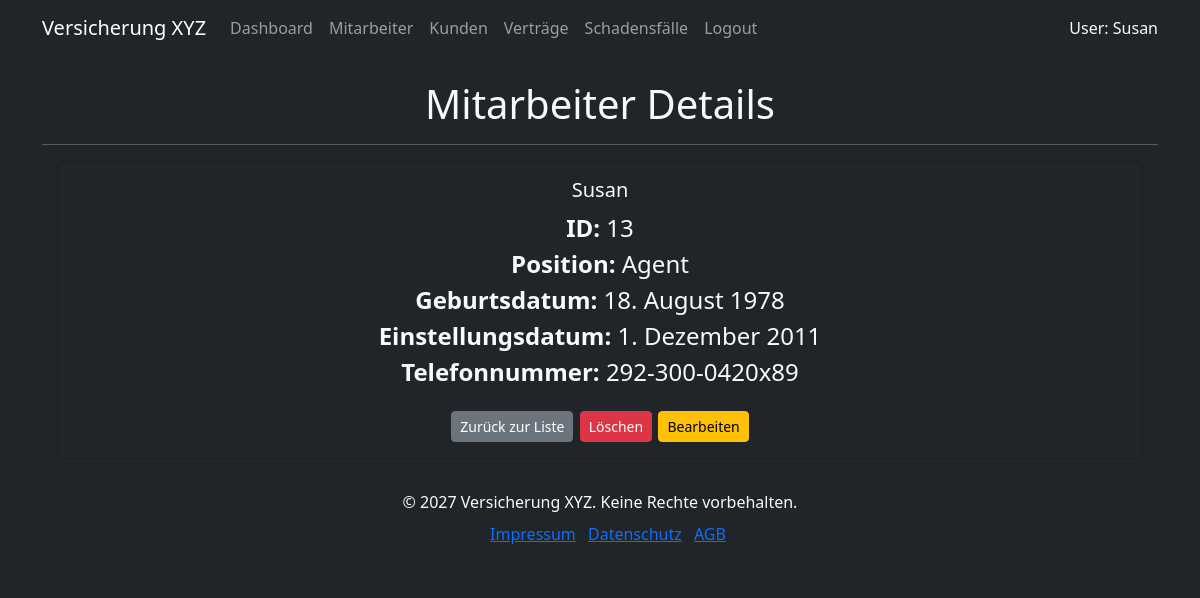
The page /versicherung/mitarbeiter/13/ (signed in) on the database its author committed.
### versicherung/models.py (models this page shows, shortened)
class Mitarbeiter(models.Model):
    class Position(models.TextChoices):
        AGENT = "agent", "Agent"
        MANAGER = "manager", "Manager"
        SUPPORT = "support", "Support"
    user = models.OneToOneField(User, on_delete=models.CASCADE, blank=True, null=True)
    position = models.CharField(
        max_length=100,
        choices=Position.choices,
        null=True,
        blank=True,
    )
    geburtsdatum = models.DateField(null=True, blank=True)
    einstellungsdatum = models.DateField(null=True, blank=True)
    telefonnummer = models.CharField(
        max_length=15,
        unique=True,
        null=True,
        blank=True,
    )

### versicherung/views/mitarbeiter_views.py (the view)
# urls.py: path("mitarbeiter/<int:pk>/", mitarbeiter_detail, name="mitarbeiter_detail"),
@login_required(login_url="login")
def mitarbeiter_detail(request: HttpRequest, pk: int):
    mitarbeiter = get_object_or_404(Mitarbeiter, pk=pk)
    context = {"mitarbeiter": mitarbeiter}
    return render(request, "mitarbeiter/mitarbeiter_detail.html", context)

### versicherung/templates/mitarbeiter/mitarbeiter_detail.html
{% extends 'base.html' %}
{% block content %}
    <div class="d-flex align-items-center">
        <h1 class="m-auto">Mitarbeiter Details</h1>
    </div>
    <hr>
    <div class="card bg-dark text-light">
        <div class="card-body">
            <h5 class="card-title">{{ mitarbeiter.user }}</h5>
            <p class="card-text">
                <strong>ID:</strong> {{ mitarbeiter.pk }}<br>
                <strong>Position:</strong> {{ mitarbeiter.get_position_display }}<br>
                <strong>Geburtsdatum:</strong> {{ mitarbeiter.geburtsdatum }}<br>
                <strong>Einstellungsdatum:</strong> {{ mitarbeiter.einstellungsdatum }}<br>
                <strong>Telefonnummer:</strong> {{ mitarbeiter.telefonnummer }}
            </p>
            <a href="{% url 'mitarbeiter_list' %}" class="btn btn-sm btn-secondary">Zurück zur Liste</a>
            <a href="{% url 'mitarbeiter_delete' mitarbeiter.pk %}" class="btn btn-sm btn-danger">Löschen</a>
            <a href="{% url 'mitarbeiter_update' mitarbeiter.pk %}" class="btn btn-sm btn-warning">Bearbeiten</a>
        </div>
    </div>
{% endblock %}

### versicherung/templates/base.html (shortened to what this page needs)
{% load static %}
<!doctype html>
<html lang="de">
<head>
    <link href="https://cdn.jsdelivr.net/npm/bootstrap@5.3.0-alpha3/dist/css/bootstrap.min.css" rel="stylesheet"
>
    <link rel="stylesheet" href="{% static 'css/styles.css' %}">
</head>
<body class="bg-dark text-light">
    <header>
        <nav class="navbar navbar-expand-lg navbar-dark bg-dark" aria-label="Hauptnavigation">
            <div class="container">
                <a class="navbar-brand" href="{% url 'home' %}">Versicherung XYZ</a>
                <div class="collapse navbar-collapse" id="navbarSupportedContent">
                    <ul class="navbar-nav me-auto mb-2 mb-lg-0">
                        <li class="nav-item {% if request.resolver_match.url_name == 'dashboard' %}active{% endif %}">
                            <a class="nav-link" href="{% url 'dashboard' %}">Dashboard</a>
                        </li>
                        <li class="nav-item">
                            <a class="nav-link" href="{% url 'mitarbeiter_list' %}">Mitarbeiter</a>
                        </li>
                        <li class="nav-item">
                            <a class="nav-link" href="{% url 'kunde_list' %}">Kunden</a>
                        </li>
                        <li class="nav-item">
                            <a class="nav-link" href="{% url 'versicherungsvertrag_list' %}">Verträge</a>
                        </li>
                        <li class="nav-item">
                            <a class="nav-link" href="{% url 'schadensfall_list' %}">Schadensfälle</a>
                        </li>
                        <li class="nav-item">
                            <a class="nav-link ml-2" href="{% url 'logout' %}"> Logout</a>
                        </li>
                    </ul>
                    <ul class="navbar-nav">
                        <li class="nav-item d-flex align-items-center">
                            <span class="text-light">User: {{ user.username }} </span>
                        </li>
                    </ul>
                </div>
            </div>
        </nav>
    </header>
    <main class="container mt-4 bg-dark text-light">
        {% block content %}
        {% endblock %}
    </main>
    <footer class="footer mt-auto py-3 bg-dark text-light">
        <div class="container">
            <div class="row">
                    <span class="text-light text-center">&copy; 2027 Versicherung XYZ. Keine Rechte vorbehalten.</span>
                    <ul class="list-inline text-center m-2">
                        <li class="list-inline-item"><a href="{% url 'index' %}">Impressum</a></li>
                        <li class="list-inline-item"><a href="{% url 'index' %}">Datenschutz</a></li>
                        <li class="list-inline-item"><a href="{% url 'index' %}">AGB</a></li>
                    </ul>
                </div>
            </div>
    </footer>
</body>
</html>

### static/css/styles.css (style rules this page uses)
.card { text-align: center; font-size: 24px; margin: 15px; }

### rows shown on the page
Mitarbeiter: user "Susan", pk "13", position "Agent", geburtsdatum "18. August 1978", einstellungsdatum "1. Dezember 2011", telefonnummer "292-300-0420x89"

### other values the page prints
{{ user.username }} "Susan"
